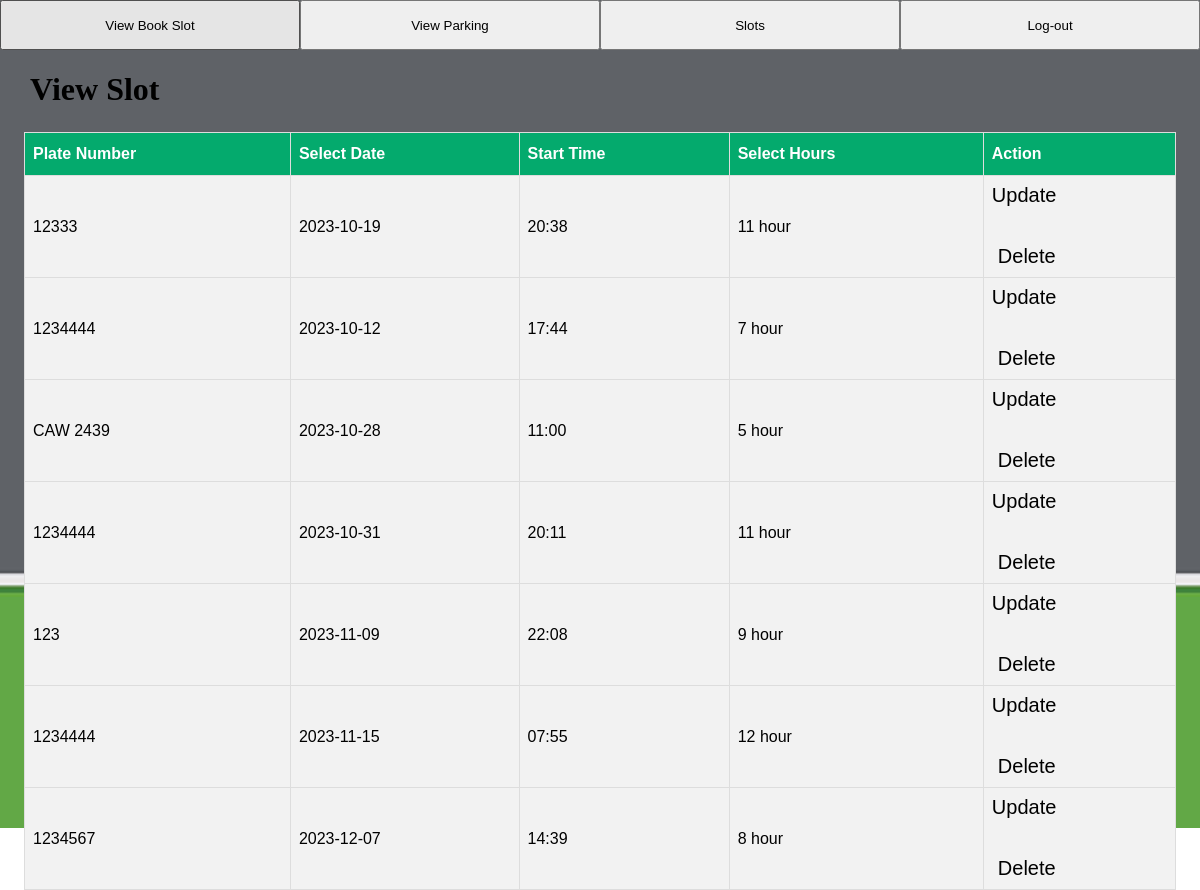
Screenshot of /viewslot.php (signed in) with the database file from the repository.
### tables this page shows
CREATE TABLE `slot` (
  `slotid` int(11) NOT NULL,
  `platenumber` varchar(50) NOT NULL,
  `selectdate` varchar(50) NOT NULL,
  `starttime` varchar(50) NOT NULL,
  `selecthour` varchar(50) NOT NULL
);

### viewslot.php (the view, shortened to what this page needs)
<?php
$host = `localhost`;
$dbname= 'vpms';
$username = 'root';
$password = '';
try{
    $pdo = new PDO("mysql:host=$host; dbname=$dbname", $username, $password);
    $pdo->setAttribute(PDO::ATTR_ERRMODE, PDO::ERRMODE_EXCEPTION);
}catch(PDOException $e){
    die("Error: " .$e->getMessage());
}
?>
<!DOCTYPE html>
<html>
    <head>
        <link rel="stylesheet" href="guardhomee.css">
    <link rel="stylesheet" href="https://cdnjs.cloudflare.com/ajax/libs/font-awesome/5.15.1/css/all.min.css" />
</head>
<body>
    <div class="header">
        <a href="viewslot.php"><button id="b1">View Book Slot</button></a>
        <a href="viewparking.php"><button id="b2">View Parking </button></a>
        <a href="option.php"><button id="b3">Slots</button></a>
        <a href="logoutguard.php"><button id="b4">Log-out</button></a>
    </div>
    <div class="table">
        <h1>View Slot</h1>
        <table>
            <tr>
                <th>Plate Number</th>
                <th>Select Date</th>
                <th>Start Time</th>
                <th>Select Hours</th>
                <th>Action</th>
            </tr>
            <?php
                $query = "SELECT * FROM slot";
                $statement = $pdo->prepare($query);
                $statement->execute();
                $result = $statement->fetchAll(PDO::FETCH_OBJ);
                if($result){
                    foreach($result as $row ){
                    ?>
                <tr>
                    <td><?= $row->platenumber;?></td>
                    <td><?= $row->selectdate;?></td>
                    <td><?= $row->starttime;?></td>
                    <td><?= $row->selecthour;?></td>
                    <td>
                        <a href="updateslot.php?id=<?=$row->slotid; ?>" id="up">Update</a>
                        <form >
                        <button type="button" title="Delete" id="del" onclick="delete_slot(<?php echo $row->slotid ?>)">Delete</button>
                        </form>
                    </td>
                </tr>
                        <?php
                    }
                }else{
                    ?><?php
                }
                ?>
        </table>
        </div>
    </body>
</html>

### guardhomee.css (style rules this page uses)
body { padding: 0; margin: 0; background: url(parking.jpg); background-position: center; background-repeat: no-repeat; background-size: cover; height: 100vh; width: 100%; }
.header { width: 100%; height: 50px; }
#b1 { position: absolute; top: 0%; left: 0%; width: 25%; height: 50px; }
#b2 { position: absolute; top: 0%; left: 25%; width: 25%; height: 50px; }
#b3 { position: absolute; top: 0%; left: 50%; width: 25%; height: 50px; }
#b4 { position: absolute; top: 0%; left: 75%; width: 25%; height: 50px; }
table { font-family: Arial, Helvetica, sans-serif; border-collapse: collapse; width: 96%; margin: 2%; }
h1 { padding-left: 30px; }
table td, table th { border: 1px solid #ddd; padding: 8px; }
table tr { background-color: #f2f2f2; }
table th { padding-top: 12px; padding-bottom: 12px; text-align: left; background-color: #04AA6D; color: white; }
form { width: 100%; margin-top: 60px; }
#up, #del { font-size: 20px; float: left; border: none; background: none; color: black; text-decoration: none; }

### rows the page displays
slot: platenumber "12333", selectdate "2023-10-19", starttime "20:38", selecthour "11 hour"
slot: platenumber "1234444", selectdate "2023-10-12", starttime "17:44", selecthour "7 hour"
slot: platenumber "CAW 2439", selectdate "2023-10-28", starttime "11:00", selecthour "5 hour"
slot: platenumber "1234444", selectdate "2023-10-31", starttime "20:11", selecthour "11 hour"
slot: platenumber "123", selectdate "2023-11-09", starttime "22:08", selecthour "9 hour"
slot: platenumber "1234444", selectdate "2023-11-15", starttime "07:55", selecthour "12 hour"
slot: platenumber "1234567", selectdate "2023-12-07", starttime "14:39", selecthour "8 hour"
